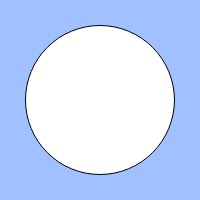
Frame 1 (no input)
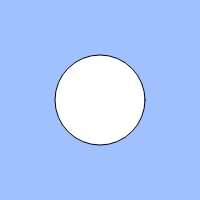
Frame 60 (no input)
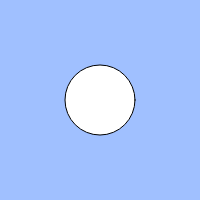
Frame 120 (the mouse pressed at the canvas centre since frame 60)

The p5.js sketch that drew these frames (run headless with seeded random() and noise() and a simulated clock; from frame 60 on, the mouse is pressed at the canvas centre):

// p5.js sketch
// ── sketch.js
// 心臓の鼓動のようなアニメーション
const cycle = 200; // 1周期のフレーム数（定数）
let count = 0; // 現在のフレーム数（変数）
let size = 0;

function setup() {
  createCanvas(200, 200);
}

function draw() {
  background(160, 192, 255);
  count = (count + 1) % cycle;
  if (keyIsPressed) {
    count = (count + 2) % cycle;
  }
  let size=50
  if (count < cycle/2) {
    size =50+cycle/2- count;
  } else {
    size =50+count-cycle/2;
  }
  ellipse(width / 2, height / 2, size, size);
}
